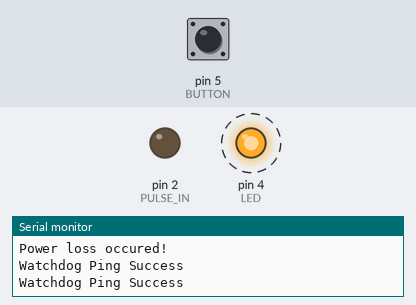
A sketch run on a simulated Arduino Uno, built with avr-gcc and run on an emulated ATmega328P. Shown: output pins drawn as LEDs (lit = HIGH), the last lines printed to the serial monitor. Dashed ring = blinking. The test bench sets the inputs (shaded band); at power-on: pin 5 (BUTTON) LOW.

Above: at 1.4 s.
At 7.25 s:
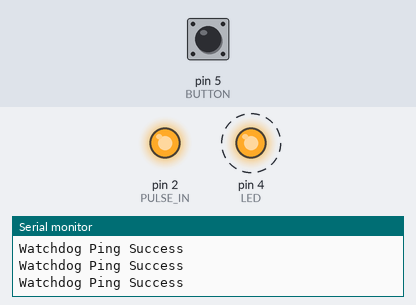
Timing chart, 0 to 7.6 s (numbered marks = the images above):
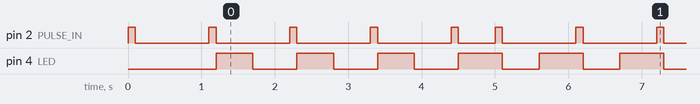

The sketch:

555_As_Watchdog_Timer.ino
```cpp
// (licence header left out)
#define PULSE_IN  2   // External Watchdog Pulse Input
#define LED       4   // LED Pin
#define BUTTON    5   // Button Pin

unsigned long lastWatchDogPing = 0;
unsigned long lastUptimeReport = 0;

unsigned int watchdog_reset_time = 1000; /* time in milisecond*/
bool led_state = LOW;

/*Function Declaration*/
void watchdog_ping(String message) ;
void ResetCause(void);

/**
 * @brief function to handle Initialization
 */
void setup()
{
    Serial.begin(9600);
    ResetCause();
    pinMode(LED, OUTPUT);
    pinMode(PULSE_IN, OUTPUT);
    pinMode(BUTTON, INPUT);
    // Send an initial watchdog_ping.
    watchdog_ping("Watchdog Ping Success");
    delay(1000);

}


/**
 * @brief Application runs in super loop.
 */
void loop()
{
    unsigned long uptime = millis();
    // Every 10 seconds issue a watchdog ping.
    if ((uptime - lastUptimeReport) >= watchdog_reset_time)
    {
        lastUptimeReport = (uptime - (uptime % watchdog_reset_time));
        watchdog_ping("Watchdog Ping Success");
    }

    led_state ^= HIGH;
    digitalWrite(LED, led_state); /* Blink LED at 500 mili second */

    /* If button pressed enten into infinite loop to break watchdog ping*/
    if(HIGH == digitalRead(BUTTON))
    {
      while(1)
      {
        //infinite loop
      }
    }
    delay(500);
}


/**
 * @brief function to handle watchdog ping
 */
void watchdog_ping(String message)
{
    // Sink current to drain charge from C2
    digitalWrite(PULSE_IN, HIGH);
    // Give enough time for C2 to discharge (should discharge in 50 ms)
    delay(100);
    digitalWrite(PULSE_IN, LOW);
    lastWatchDogPing = millis();
    Serial.println(message);
}


/**
 * @brief function to print cause of Reset.
 */
void ResetCause()
{
  if (MCUSR & _BV(EXTRF)){
     // Reset button is low
     Serial.println("External Watchdog Reset");
 }
 if (MCUSR & (_BV(BORF) | _BV(PORF))){
      // Brownout or Power On
      Serial.println("Power loss occured!");
 }
 if (MCUSR & _BV(WDRF)){
      //Internal Watchdog Reset
      Serial.println("Internal Watchdog Reset");
 }
 // Clear all MCUSR registers immediately for 'next use'
 MCUSR = 0;
}
```

Measured:
- by itself, pin 2 (PULSE_IN): repeats every 5.0 s: 3 × (HIGH 0.10 s, LOW 1.0 s), HIGH 0.10 s, LOW 0.50 s, HIGH 0.10 s, LOW 1.0 s
- by itself, pin 4 (LED): alternates HIGH for 0.60 s and LOW for 0.60 s
- by itself, everything shown: repeats every 10.0 s, in 28 steps
